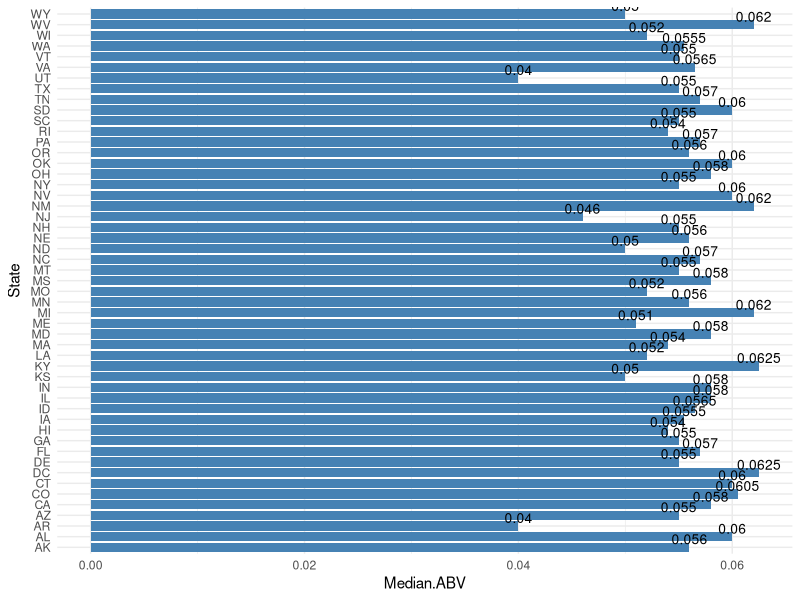
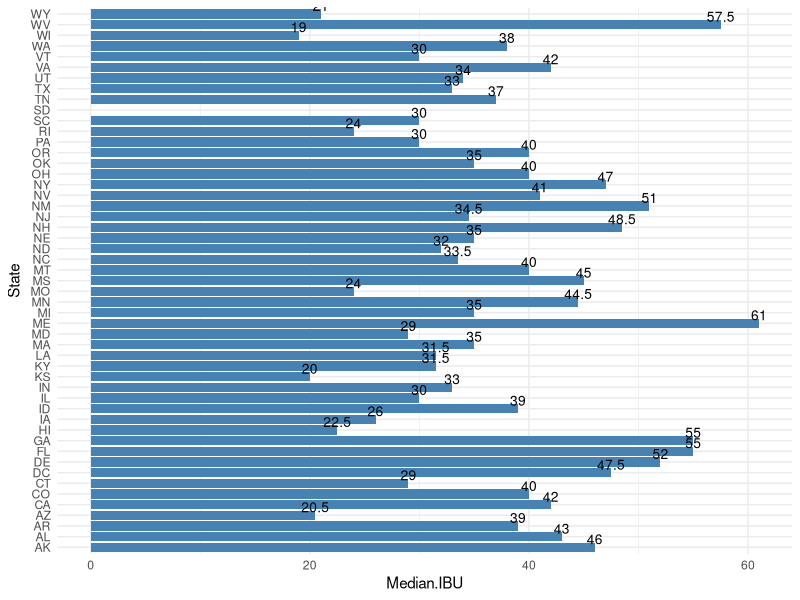

Generate these figures, in order, with R:
## ---- chunk 1
knitr::opts_chunk$set(echo = TRUE)
## ---- chunk 2
# Load in the data sets, UTF-8 encoding necessary due to non-ascii characters being in the data
beers <- read.csv("Beers.csv", header = T, sep = ",", encoding = 'UTF-8')
breweries <- read.csv("Breweries.csv", header = T, sep = ",", encoding = 'UTF-8')

# Change Brew_ID to Brewery_id in order to make merging the two data sets easier
colnames(breweries) <- c("Brewery_id", "Name", "City", "State")

#After uploading the raw brewery data, we counted how many breweries were in each state.
breweries.per.state <- aggregate(data.frame(count=breweries$State), list(value=breweries$State), length)

#We then ordered the data to list number of breweries per state in descending order.
breweries.per.state.ordered <- breweries.per.state[order(-breweries.per.state$count),]
breweries.per.state.ordered
## ---- chunk 3
# Combine the two data sets based on the Brewery_id id
beer_breweries_merge <- merge(beers, breweries, by = "Brewery_id", all = T)

# Print the first 6 and last 6 rows of the combined data set
head(beer_breweries_merge, n = 6)
tail(beer_breweries_merge, n = 6)
## ---- chunk 4
# Count number of NA values for ABV column
NA_in_ABV <- sum(is.na(beer_breweries_merge$ABV))

# Count number of NA values for IBU column
NA_in_IBU <- sum(is.na(beer_breweries_merge$IBU))

# Print count for ABV
print(NA_in_ABV)

# Print count for IBV
print(NA_in_IBU)
## ---- chunk 5
#We then found the median alcohol by volume (ABV) in the reported beers by each state.
median.abv.per.state <- aggregate(data.frame(median=beer_breweries_merge$ABV), list(value=beer_breweries_merge$State), median, na.rm=TRUE)
names(median.abv.per.state) = c("State", "Median.ABV")

#We then found the median international bitter units (IBU) in the reported beers by each state.
median.ibu.per.state <- aggregate(data.frame(median=beer_breweries_merge$IBU), list(value=beer_breweries_merge$State), median, na.rm=TRUE)
names(median.ibu.per.state) = c("State", "Median.IBU")

#A data frame with just the median calculations per state was made.
median.df <- merge(median.abv.per.state, median.ibu.per.state, by="State")
names(median.df) = c("State", "Median.ABV", "Median.IBU")
median.df.orderedABV <- median.df[order(-median.df$Median.ABV),]
median.df.orderedIBU <- median.df[order(-median.df$Median.IBU),]

library(ggplot2)

#A bar chart was made of the median ABVs per state.
ggplot(data=median.df.orderedABV, aes(x=State, y=Median.ABV)) + geom_bar(stat="identity", fill="steelblue") + geom_text(aes(label=Median.ABV), vjust=-0.3, size=3.5) + theme_minimal() + coord_flip()

#A bar chart was made of the median IBUs per state.
ggplot(data=median.df.orderedIBU, aes(x=State, y=Median.IBU)) + geom_bar(stat="identity", fill="steelblue") + geom_text(aes(label=Median.IBU), vjust=-0.3, size=3.5) + theme_minimal() + coord_flip()
## ---- chunk 6
# Determine max value of ABV ignoring NAs
abvMax <- max(beer_breweries_merge$ABV, na.rm = T)

# Determine max value of IBU ignoring NAs
ibuMax <- max(beer_breweries_merge$IBU, na.rm = T)

# State with the highest ABV value
abvState <- beer_breweries_merge[which(beer_breweries_merge$ABV == abvMax), ][10]

# State with the highest IBU value
ibuState <- beer_breweries_merge[which(beer_breweries_merge$IBU == ibuMax), ][10]

# Print ABV State
print(abvState)

# Print IBU State
print(ibuState)
## ---- chunk 7
library(data.table)
beer_breweries_merged_table <- as.data.table(beer_breweries_merge)
colnames(beer_breweries_merged_table)<- c("Brew_ID","Breweries_Name","City","State","Beer_Brand","Beer_ID","ABV","IBU","Style","Ounces")

beer_breweries_merged_table_no_NAs <- beer_breweries_merge[!rowSums((is.na(beer_breweries_merge))),]
beer_breweries_merged_table_no_NAs_abv_total <- as.data.table(beer_breweries_merged_table_no_NAs)
class(beer_breweries_merged_table_no_NAs)
beer_breweries_merged_table_no_NAs_abv_total <- beer_breweries_merged_table_no_NAs_abv_total[,sum(ABV), by ="State"]
colnames(beer_breweries_merged_table_no_NAs_abv_total) <- c("State","ABV")
beer_breweries_merged_table_no_NAs_abv_total <- beer_breweries_merged_table_no_NAs_abv_total[order(beer_breweries_merged_table_no_NAs_abv_total$ABV, decreasing = TRUE)]
print(beer_breweries_merged_table_no_NAs_abv_total)
beer_breweries_merged_table_no_NAs_ibu_total <- as.data.table(beer_breweries_merged_table_no_NAs)
beer_breweries_merged_table_no_NAs_ibu_total <- beer_breweries_merged_table_no_NAs_ibu_total[,sum(IBU), by ="State"]
colnames(beer_breweries_merged_table_no_NAs_ibu_total) <- c("State","IBU")
beer_breweries_merged_table_no_NAs_ibu_total <- beer_breweries_merged_table_no_NAs_ibu_total[order(beer_breweries_merged_table_no_NAs_ibu_total$IBU, decreasing = TRUE)]
print(beer_breweries_merged_table_no_NAs_ibu_total)
